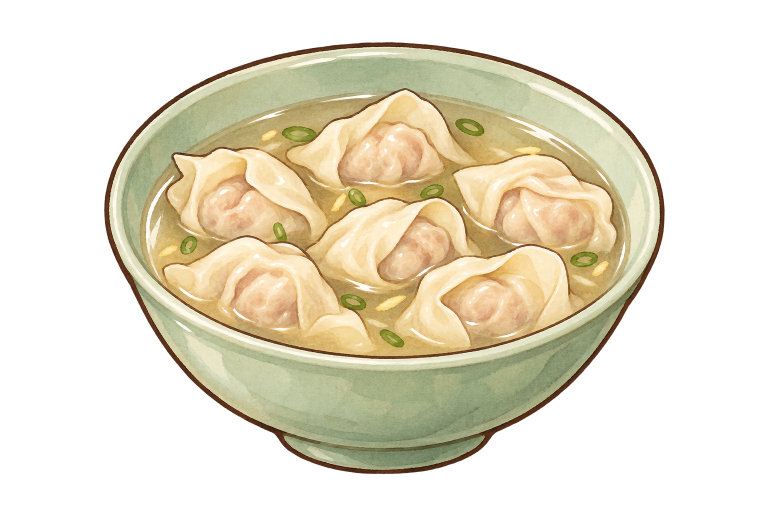
#> input picture 新建文件夹/馄饨.png, 1536 x 1024 px (shown at 1/2 size)
$ python trace_d03.py '../新建文件夹/馄饨.png'   (older library calls are emulated)
#> lines starting #> are read from the running program, lines starting #| are printed output that depends on the picture
### WhiteModel/trace_common.py
"""Shared tools for tracing a dish's art into its model (勾勒), used by trace_d10.py and trace_d18.py (trace_d06.py and
trace_d23.py came first and carry their own): the art's camera, the dish's surface under the food, cutting the art
into pieces, their colours, and each piece as a surface over its outline in the art, so that from the art's camera
it covers exactly what the art paints, its 3D shape a rounded mound (lying) or a rounded lens (standing).
"""
import heapq
import json
import math
import os
import subprocess
import tempfile

import cv2
import numpy as np
from PIL import Image, ImageDraw, ImageFont

HERE = os.path.dirname(os.path.abspath(__file__))
u8 = lambda m: m.astype(np.uint8)
disk = lambda r: cv2.getStructuringElement(cv2.MORPH_ELLIPSE, (2 * r + 1, 2 * r + 1))


# [5 lines left out: function fill_holes, not called in this run]


def largest(m):
    n, cc, st, _ = cv2.connectedComponentsWithStats(u8(m))
    return cc == 1 + np.argmax(st[1:, cv2.CC_STAT_AREA]) if n > 1 else m.astype(bool)


class Camera:
    """The art as an orthographic view from straight in front, `el` degrees up, k px a metre, the world's origin
    at the art pixel (u0, v0): X = u0 + k·x, Y = v0 - k·(y·sin el + z·cos el)."""

    def __init__(self, el, k, u0, v0):
        self.el, self.k, self.u0, self.v0 = el, k, u0, v0
        self.se, self.ce = math.sin(math.radians(el)), math.cos(math.radians(el))
        self.toward = np.array([0.0, -self.ce, self.se])        # from the food towards the camera
        self.away = -self.toward

    def project(self, x, y, z):
        return (self.u0 + self.k * np.asarray(x),
                self.v0 - self.k * (np.asarray(y) * self.se + np.asarray(z) * self.ce))

    # [5 lines left out: function on_ray, not called in this run]

    def depth(self, P):
        P = np.asarray(P)
        return P[..., 1] * self.ce - P[..., 2] * self.se

    # [28 lines left out: functions plane_depth, backproject, not called in this run]


class Grid:
    """Heights over a world grid (x, y), step metres apart, sampled bilinearly."""

    def __init__(self, z, x0, y0, step):
        self.z, self.x0, self.y0, self.step = z, x0, y0, step

    # [9 lines left out: function __call__, not called in this run]

    def xy(self):
        n_y, n_x = self.z.shape
        return np.meshgrid(self.x0 + np.arange(n_x) * self.step, self.y0 + np.arange(n_y) * self.step)

    # [37 lines left out: function top_of, not called in this run]


def dish_mesh(build, blender='E:/blender.exe'):
    """The dish the food lies on (its plate or bowl and its sauce), built by Blender from `build`: python making the
    Part `p` with food_models' helpers. Its vertices and triangles."""
    fd, path = tempfile.mkstemp(prefix='trace_dish_', suffix='.json')   # its own file: traces may run side by side
    os.close(fd)
    script = '\n'.join([
        'import sys, json, bmesh',
        'sys.path.insert(0, %r)' % HERE,
        'from food_models.core import *',
        'from food_models.plates import *',
        'p = Part()',
        build,
        'bm = p.bm',
        'bmesh.ops.triangulate(bm, faces=bm.faces[:])',
        'bm.verts.index_update()',
        "json.dump({'V': [list(v.co) for v in bm.verts], 'T': [[v.index for v in f.verts] for f in bm.faces]},"
        ' open(%r, "w"))' % path])
    subprocess.run([blender, '-b', '--factory-startup', '--python-expr', script], check=True,
                   stdout=subprocess.DEVNULL, stderr=subprocess.DEVNULL)
    with open(path) as fh:
        d = json.load(fh)
    os.remove(path)
    return np.array(d['V']), np.array(d['T'])


# ------------------------------------------------------------------ cutting the art into pieces

# [589 lines left out: functions flood, seeded_pieces, split, grow, posterize, paint_channels and 17 more, not called in this run]

### WhiteModel/trace_d03.py
"""Traces 馄饨's art (新建文件夹/馄饨.png) for D03, so that the wontons floating in its broth are modelled 1:1 (勾勒):
writes food_models/traced_D03.json and the colours of its pieces (traced_D03_paint.npz), which bowls.huntun builds
the food from, and a tracing sheet.

    python WhiteModel/trace_d03.py [--sheet <out.png>]

1. The art's camera: fitted together with the bowl huntun builds (a rounder foot and a flared wall, IoU 0.99 by
   the bowl's outline); the bowl and the broth in it built by Blender with huntun's own round_bowl. What floats is
   inside the lip: on the broth, and at the back on the bowl's inner wall where a wrapper's corner leans on it.
2. The six wontons, a flood of the art from strokes inside each (WONTONS, read off the art by eye) and from where
   the art is plainly broth (its olive gold), lowest change of colour first, the art's ink lines walls: each one's
   outline follows the brown line the art draws round it. The scallion rings and the yellow flecks in the broth are
   painted out first.
3. Their colours, as the art blocks them in: the pink filling through the wrapper (painted on, the mesh has vertices
   along its edge), the brown ink lines of the wrapper's folds (painted on), the folds' warm shadow and the
   wrapper's light (tinted in softly).
4. Each wonton a surface over its outline floating on the broth (lying on the bowl's wall at the back), so that from
   the art's camera it covers exactly what the art paints: a soft mound, the filling a dome in its middle, the art's
   shading as relief (the wrapper's folds and ridges).
5. The scallion rings, each where the art has one, its size and turn, lying flat on the broth; the yellow flecks
   (fried garlic), small flat bits.
"""
import json
import math
import os
import sys

import cv2
import numpy as np
from PIL import Image, ImageDraw

from trace_common import (Camera, blobs, contour_points, dish_mesh, disk, fill_holes, flood, largest, neighbours,
                          outline_mesh, over, paint_channels, profile, raster, shading_band, smooth_inner,
                          tracing_sheet, u8)

HERE = os.path.dirname(os.path.abspath(__file__))
ART = os.path.join(HERE, '..', '新建文件夹', '馄饨.png')
OUT = os.path.join(HERE, 'food_models', 'traced_D03.json')
PAINT = os.path.join(HERE, 'food_models', 'traced_D03_paint.npz')

# (1) the camera, and the bowl as huntun builds it (its broth at fill_z)
CAM = Camera(33.994, 6335.4, 764.64, 802.56)
FILL_Z = 0.063
BOWL = ("round_bowl(tmp, rim_r=0.0875, h=0.0792, foot_r=0.0435, foot_h=0.013, fill_z=0.063, fill='HuntunBroth', "
        "n=48, light=True, flare=(17.2, 81.7, 0.26), t=0.0076)")
LIP = (0.0875 - 0.0076, 0.0792)   # the lip's inside: radius and height

# (2) strokes inside each wonton (art pixels), read off the art by eye
WONTONS = {
    'W1': [[(660, 300), (770, 300), (880, 300)], [(775, 225), (775, 350)]],
    'W2': [[(390, 380), (470, 410), (580, 440)], [(470, 335), (470, 480)]],
    'W3': [[(960, 390), (1060, 425), (1160, 440)], [(1060, 355), (1060, 490)]],
    'W4': [[(700, 470), (810, 490), (900, 500)], [(800, 425), (800, 560)]],
    'W5': [[(420, 560), (520, 590), (640, 620)], [(510, 515), (510, 660)], [(400, 640), (520, 650), (640, 650)],
           [(345, 535), (420, 545)], [(560, 600), (680, 640)]],
    'W6': [[(870, 600), (960, 590), (1080, 590)], [(960, 535), (960, 670)], [(880, 670), (980, 680), (1100, 668)],
           [(1080, 610), (1170, 575)], [(820, 590), (870, 630), (900, 650)]],
}
BROTH = [[(722, 575), (745, 655)], [(1190, 560), (1215, 610)], [(303, 395), (316, 475)], [(330, 470), (345, 490)]]   # lines in the broth between them
CHANNELS = ['fill', 'ink', 'fold', 'light', 'shade', 'veil']

# (4) the wontons' surfaces: mesh spacing inside and along the outline (m), its rings of vertices along the outline
# (two: a clear ink line), how high it rises (puff × its half-width, up to top), where its outline sits (edge), the
# art's shading as relief, the filling's dome; what it is built in, painted and tinted with
KIND = dict(gap=0.0052, gb=0.0032, ring=(0.0006, 0.0012), puff=0.8, top=0.02, edge=0.0008, relief=0.007,
            dome=0.009, mat='HuntunSkin', paint=[('fill', 'HuntunFill'), ('ink', 'HuntunInk')],
            tint=[('fold', '#dcb06e', 0.75), ('light', '#ffffff', 0.8), ('shade', '#c48a70', 0.6),
                  ('veil', '#ebbca2', 0.8)])
INK = [3.5, 3.0]   # the art's ink line round a wonton: full to, gone by (art pixels)


def views(H, W):
    """The bowl and its broth as the art's camera sees them: the depths of the nearest surface, where the broth
    shows, and where food may float: inside the lip, on the broth or (at the back) against the inner wall."""
    full = dish_mesh('from food_models.bowls import round_bowl\ntmp = p\n' + BOWL)
    broth = dish_mesh('from food_models.bowls import round_bowl\ntmp = Part()\nfz, rf = ' + BOWL +
                      "\np.lathe([(rf, fz), (rf * 0.5, fz + 0.0004), (0.0, fz + 0.0005)], 'HuntunBroth', n=48, "
                      "close_ends=False)")
    zb, zid = np.full((H, W), np.inf), np.full((H, W), -1, np.int32)
    for k, (V, T) in enumerate((broth, full)):   # the broth first: where it shows, it is the broth
        u, v = CAM.project(V[:, 0], V[:, 1], V[:, 2])
        raster(np.stack([u, v], -1)[T], CAM.depth(V)[T], np.full(len(T), k), H, W, zb, zid)
    yy, xx = np.mgrid[0:H, 0:W].astype(np.float32)
    r, z = LIP
    cu, cv_ = CAM.project(0.0, 0.0, z)
    inside = ((xx - cu) / (CAM.k * r)) ** 2 + ((yy - cv_) / (CAM.k * r * CAM.se)) ** 2 < 1
    food = inside & ((zid == 0) | (yy < cv_))   # the front of the lip hides what is behind it
    return zb, zid == 0, food


# [111 lines left out: functions pieces_of, scallion_and_flecks, classes, not called in this run]


def main():
    sheet = sys.argv[sys.argv.index('--sheet') + 1] if '--sheet' in sys.argv else None
    rgba = np.asarray(Image.open(ART).convert('RGBA'))
#> rgba is the input picture: shape (1024, 1536, 4); mean R, G, B, A 93.2, 85.9, 65.4, 116.6
    rgb, alpha = np.ascontiguousarray(rgba[..., :3]), rgba[..., 3]
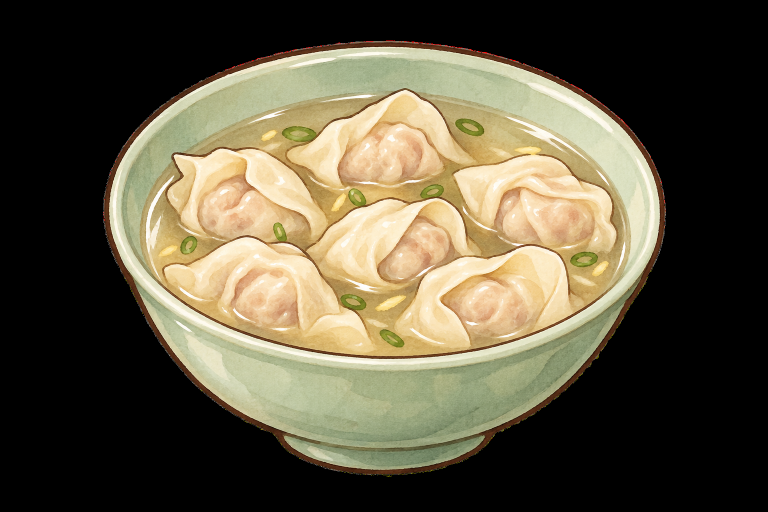
#> rgb: shape (1024, 1536, 3) (shown at 1/2 size); mean R, G, B 93.2, 85.9, 65.4
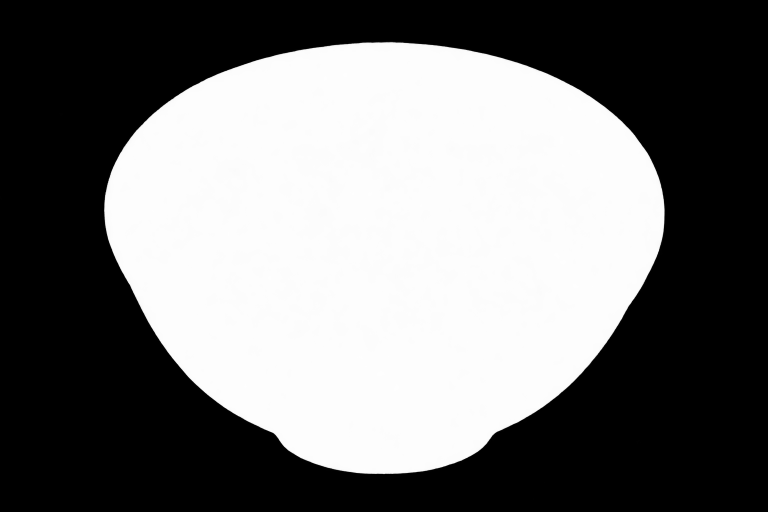
#> alpha: shape (1024, 1536) (shown at 1/2 size); min 0, max 254, mean 116.6
    H, W = alpha.shape
#> H = 1024; W = 1536
    zb, broth_zone, food = views(H, W)
    food &= alpha > 128
    pieces, (green, fleck), under = pieces_of(rgb, food, broth_zone)
    names = list(WONTONS)
    for pid in range(1, len(names) + 1):   # each one clean: its largest part, holes filled
        m = pieces == pid
        keep = fill_holes(largest(cv2.morphologyEx(u8(m), cv2.MORPH_OPEN, disk(3))))
        pieces[m & ~keep] = 0
        pieces[keep & (pieces == 0)] = pid
    paint = classes(under, pieces)
    lum = under.astype(np.float32) @ np.array([0.3, 0.59, 0.11], np.float32)
    out, n_tris = [], 0
    zfood = zb.copy()
    for pid, name in enumerate(names, 1):
        m = pieces == pid
        mk = cv2.GaussianBlur(m.astype(np.float32), (0, 0), 1.5) > 0.5
        piece = surface(name, mk, paint, lum, zb)
        out.append(piece)
        P, T = np.array(piece['verts']), np.array(piece['tris'])
        pu, pv = CAM.project(P[:, 0], P[:, 1], P[:, 2])
        raster(np.stack([pu, pv], -1)[T], CAM.depth(P)[T], np.full(len(T), pid), H, W, zfood,
               np.full((H, W), -1, np.int32))
        n_tris += len(T)
        print(f'[trace] {name}: {len(T)} triangles', flush=True)
    # (5) the scallion rings and the flecks, lying on the broth
    rings, flecks = [], []
    for (cu, cv_, rw, rh, ang) in blobs(green & (pieces == 0), 120, 4000):
        r = float(np.clip(rw / 2 / CAM.k, 0.0025, 0.006))
        c = np.stack(CAM.backproject(np.array([cu]), np.array([cv_]), lambda x, y: np.full_like(x, FILL_Z)), -1)[0]
        rings.append({'c': np.round(c, 5).tolist(), 'r': round(r, 5), 'yaw': 0.0})
    for (cu, cv_, rw, rh, ang) in blobs(fleck & (pieces == 0), 60, 700):
        if rw < 2.0 * rh:   # a fleck is a sliver; round spots are the broth's light
            continue
        th = np.radians(ang)
        c = np.stack(CAM.backproject(np.array([cu]), np.array([cv_]), lambda x, y: np.full_like(x, FILL_Z)), -1)[0]
        ln = float(np.clip(np.hypot(rw * np.cos(th), rw * np.sin(th) / CAM.se) / CAM.k, 0.003, 0.009))
        wd = float(np.clip(rh / CAM.k / CAM.se * 0.8, 0.0012, 0.003))
        flecks.append({'c': np.round(c, 5).tolist(), 'yaw': round(float(np.arctan2(-np.sin(th) / CAM.se, np.cos(th))), 4),
                       'length': round(ln, 5), 'width': round(wd, 5)})
    print(f'[trace] {len(out)} wontons, {n_tris} triangles; {len(rings)} scallion rings, {len(flecks)} flecks',
          flush=True)
    np.savez_compressed(PAINT, paint=paint[::2, ::2])
    data = {'camera': {'el': CAM.el, 'k': CAM.k, 'u0': CAM.u0, 'v0': CAM.v0}, 'paint_scale': 0.5,
            'channels': CHANNELS, 'fill_z': FILL_Z, 'pieces': out, 'bits': [], 'rings': rings, 'flecks': flecks}
    json.dump(data, open(OUT, 'w'), separators=(',', ':'))
    print(f'[trace] wrote {OUT} and {PAINT}', flush=True)
    if sheet:
        extra = ([(*b, (110, 190, 80)) for b in blobs(green & (pieces == 0), 120, 4000)]
                 + [(*b, (250, 210, 60)) for b in blobs(fleck & (pieces == 0), 60, 700) if b[2] >= 2.0 * b[3]])
        tints = [(250, 240, 215)] * len(names)
        vis = pieces.copy()
        tracing_sheet(sheet, rgba, vis, names, tints, extra, crop=(250, 150, 1350, 730),
                      title=('原图上的描线（蓝：每只馄饨，绿：葱圈，黄：蒜末）', f'描出的 {len(out)} 只馄饨'))
        print(f'[trace] sheet {sheet}', flush=True)


# [24 lines left out: function surface, not called in this run]


if __name__ == '__main__':
#> (the run stopped early here; a loop or call above may not have finished)

$ run again, with 新建文件夹/两熟紫苏鱼.png copied over 新建文件夹/馄饨.png
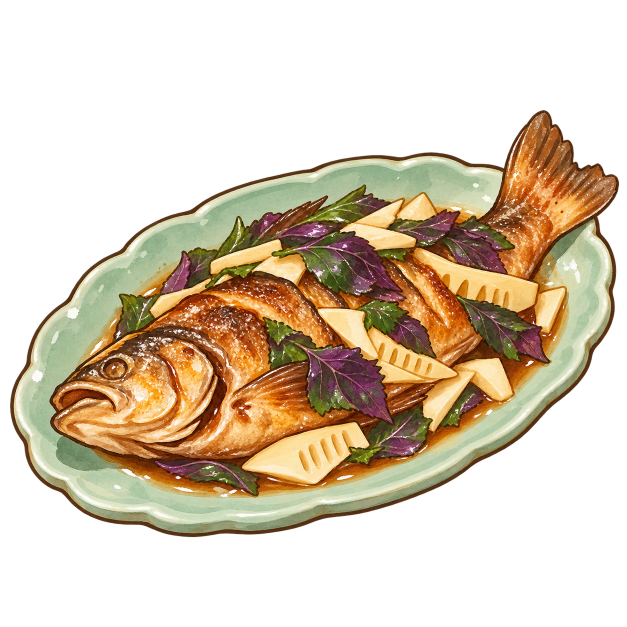
#> input picture 新建文件夹/两熟紫苏鱼.png, 1254 x 1254 px (shown at 1/2 size)
#> in main, rgba is the input picture: shape (1254, 1254, 4); mean R, G, B, A 77.8, 62.9, 41.7, 113.4
#> in main, `rgb, alpha = np.ascontiguousarray(rgba[..., :3]), rgba[..., 3]`:
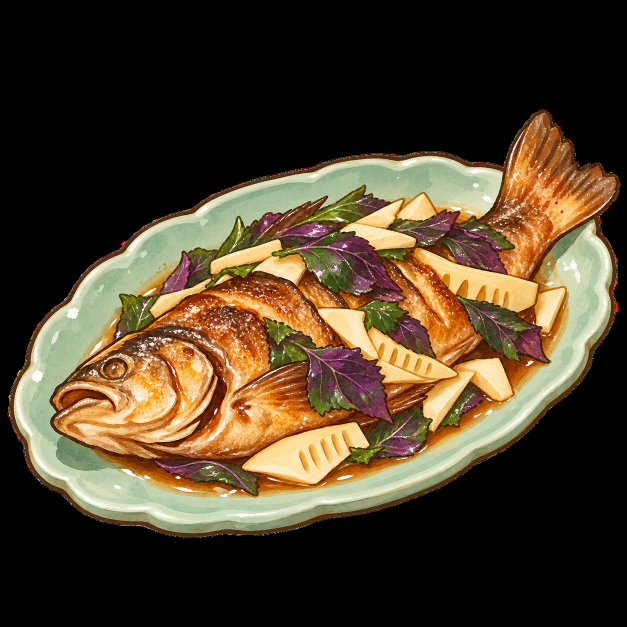
#> rgb: shape (1254, 1254, 3) (shown at 1/2 size); mean R, G, B 77.8, 62.9, 41.7
#> in main, `rgb, alpha = np.ascontiguousarray(rgba[..., :3]), rgba[..., 3]`:
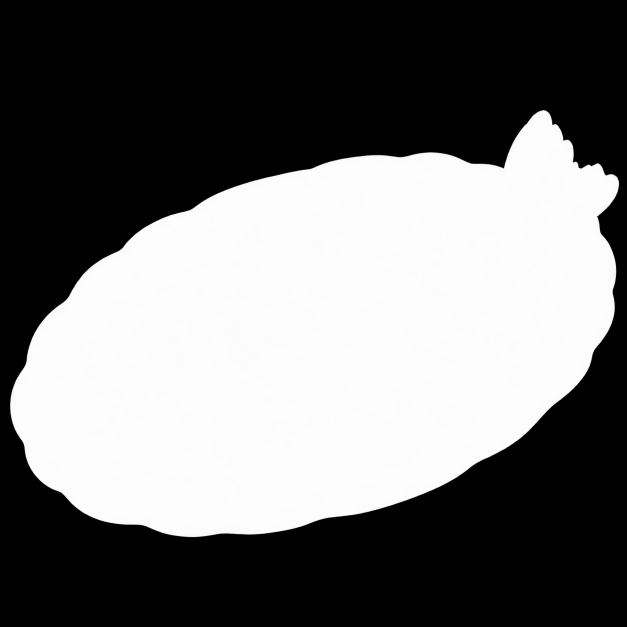
#> alpha: shape (1254, 1254) (shown at 1/2 size); min 0, max 255, mean 113.4

$ run again, with 新建文件夹/冷淘.png copied over 新建文件夹/馄饨.png
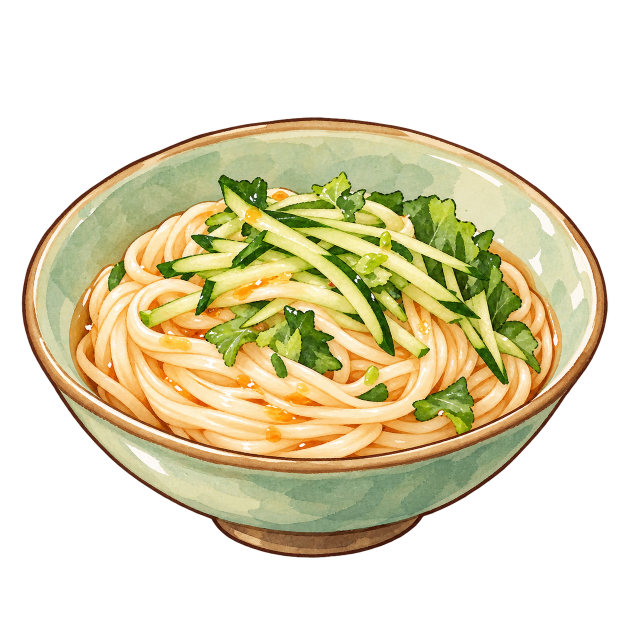
#> input picture 新建文件夹/冷淘.png, 1254 x 1254 px (shown at 1/2 size)
#> in main, rgba is the input picture: shape (1254, 1254, 4); mean R, G, B, A 93.4, 85.6, 54.5, 121.9
#> in main, `rgb, alpha = np.ascontiguousarray(rgba[..., :3]), rgba[..., 3]`:
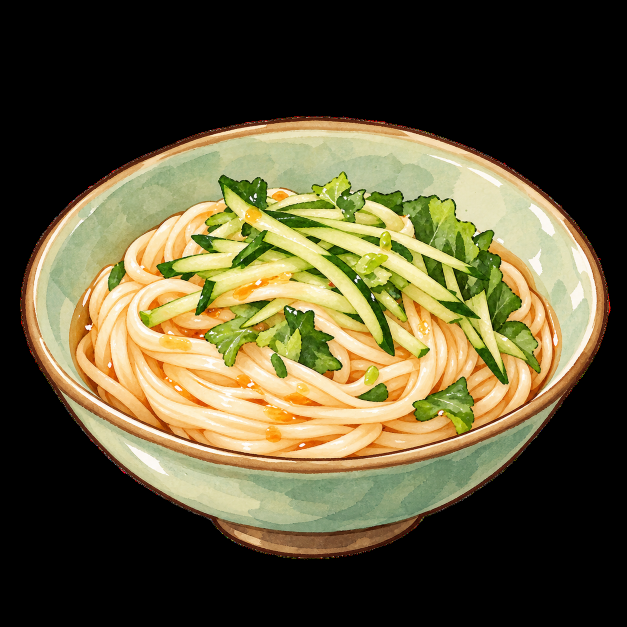
#> rgb: shape (1254, 1254, 3) (shown at 1/2 size); mean R, G, B 93.4, 85.6, 54.5
#> in main, `rgb, alpha = np.ascontiguousarray(rgba[..., :3]), rgba[..., 3]`:
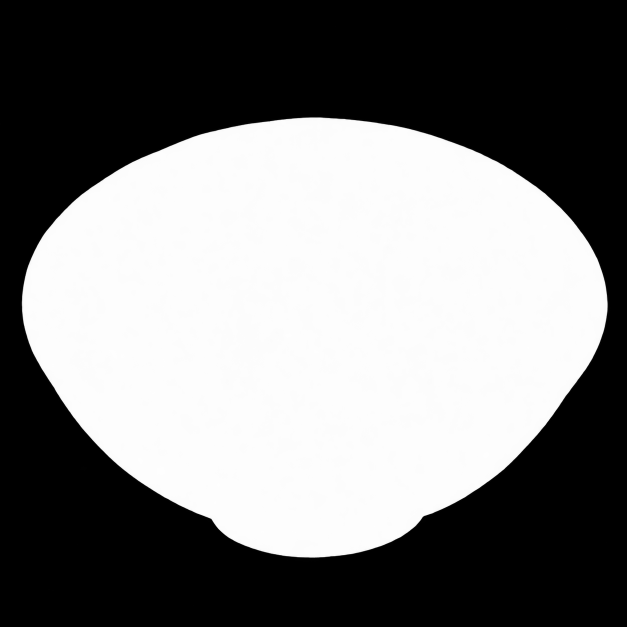
#> alpha: shape (1254, 1254) (shown at 1/2 size); min 0, max 255, mean 121.9
